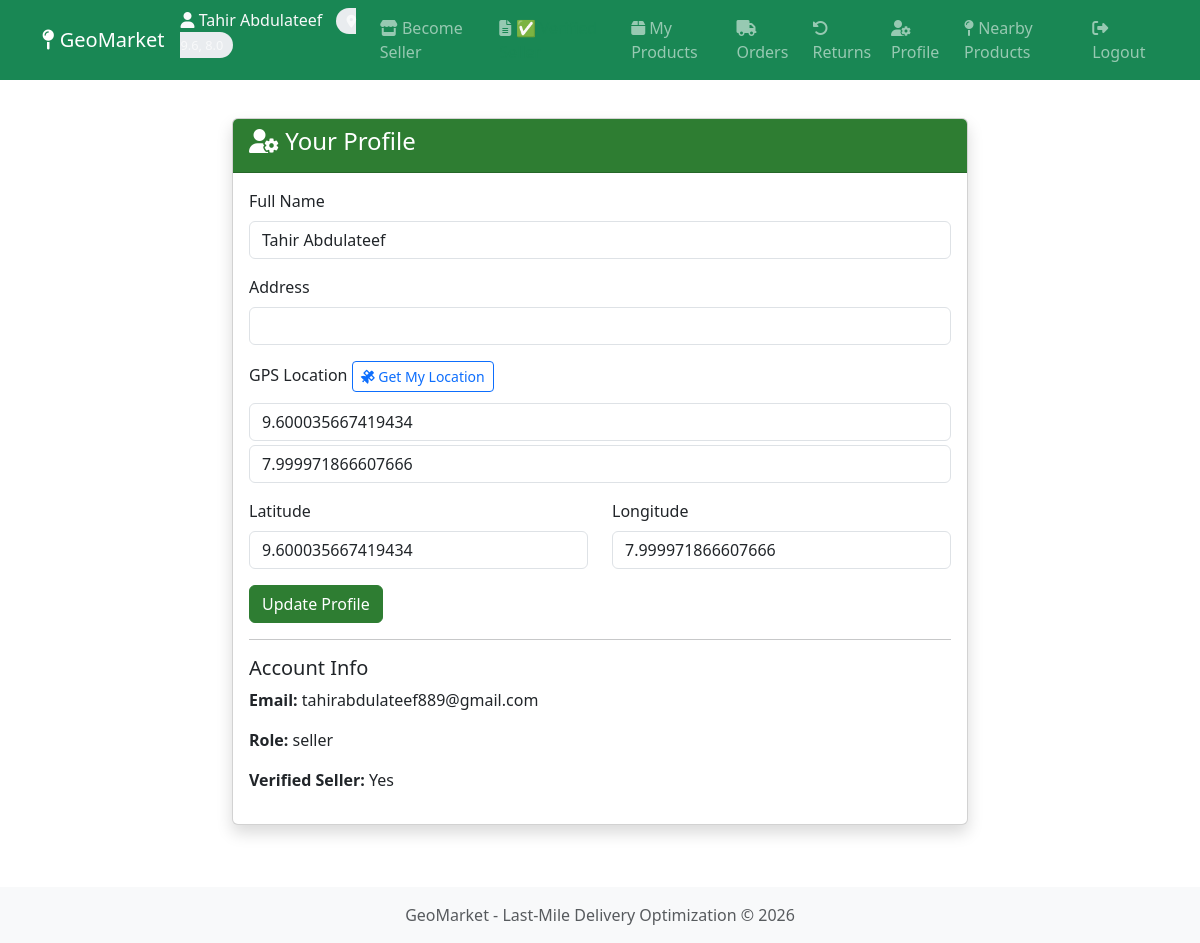
Page /auth/profile (signed in) on the committed database.
### app/models.py (models this page shows, shortened)
class User(db.Model, UserMixin):
    __tablename__ = 'users'
    id = db.Column(db.Integer, primary_key=True)
    email = db.Column(db.String(120), unique=True, nullable=False, index=True)
    password_hash = db.Column(db.String(128), nullable=False)
    full_name = db.Column(db.String(100), nullable=False)
    role = db.Column(db.String(20), nullable=False, default='buyer')
    is_verified_seller = db.Column(db.Boolean, default=False)
    is_active = db.Column(db.Boolean, default=True)
    created_at = db.Column(db.DateTime, default=datetime.utcnow)
    last_login = db.Column(db.DateTime, nullable=True)
    location = db.relationship('Location', backref='user', uselist=False, cascade='all, delete-orphan')
    products = db.relationship('Product', backref='seller', lazy='dynamic')
    orders_as_buyer = db.relationship('Order', foreign_keys='Order.buyer_id', backref='buyer', lazy='dynamic')
    orders_as_seller = db.relationship('Order', foreign_keys='Order.seller_id', backref='seller', lazy='dynamic')
    seller_application = db.relationship('SellerApplication', backref='applicant', uselist=False, cascade='all, delete-orphan', foreign_keys='SellerApplication.user_id')
    def is_seller(self):
        return self.role == 'seller' and self.is_verified_seller

class Location(db.Model):
    __tablename__ = 'locations'
    id = db.Column(db.Integer, primary_key=True)
    user_id = db.Column(db.Integer, db.ForeignKey('users.id'), unique=True, nullable=False)
    latitude = db.Column(db.Float, nullable=False)
    longitude = db.Column(db.Float, nullable=False)
    address = db.Column(db.String(255), nullable=True)
    location_source = db.Column(db.String(20), nullable=False, default='gps')
    updated_at = db.Column(db.DateTime, default=datetime.utcnow, onupdate=datetime.utcnow)

### app/routes/auth.py (the view, shortened to what this page needs)
@auth_bp.route('/profile', methods=['GET', 'POST'])
@login_required
def profile():
    form = ProfileUpdateForm()
    if request.method == 'GET':
        form.full_name.data = current_user.full_name
        if current_user.location:
            form.latitude.data = current_user.location.latitude
            form.longitude.data = current_user.location.longitude
            form.address.data = current_user.location.address or ''
    return render_template('auth/profile.html', form=form, user=current_user)

### app/forms.py
class ProfileUpdateForm(FlaskForm):
    full_name = StringField('Full Name', validators=[DataRequired(), Length(min=2, max=100)])
    address = StringField('Address', validators=[Optional(), Length(max=255)])
    latitude = FloatField('Latitude', validators=[
        DataRequired(),
        NumberRange(min=-90, max=90)
    ])
    longitude = FloatField('Longitude', validators=[
        DataRequired(),
        NumberRange(min=-180, max=180)
    ])

### app/templates/auth/profile.html (shortened to what this page needs)
{% extends "base.html" %}
{% block content %}
<div class="container py-5">
    <div class="row justify-content-center">
        <div class="col-md-8">
            <div class="card shadow">
                <div class="card-header bg-primary text-white">
                    <h4><i class="fas fa-user-cog"></i> Your Profile</h4>
                </div>
                <div class="card-body">
                    <form method="POST">
                        <div class="mb-3">
                            {{ form.full_name.label(class="form-label") }}
                            {{ form.full_name(class="form-control") }}
                        </div>
                        <div class="mb-3">
                            {{ form.address.label(class="form-label") }}
                            {{ form.address(class="form-control") }}
                        </div>
                    <div class="mb-3">
                        <label class="form-label">GPS Location</label>
                        <button type="button" class="btn btn-outline-primary btn-sm" id="getLocationBtn">
                        <i class="fas fa-satellite"></i> Get My Location
                        </button>
                        <div class="mt-2">
                        {{ form.latitude(class="form-control", placeholder="Latitude", id="latitude") }}
                        {{ form.longitude(class="form-control mt-1", placeholder="Longitude", id="longitude") }}
                        </div>
                    </div>
                        <div class="row">
                            <div class="col-md-6">
                                {{ form.latitude.label(class="form-label") }}
                                {{ form.latitude(class="form-control") }}
                            </div>
                            <div class="col-md-6">
                                {{ form.longitude.label(class="form-label") }}
                                {{ form.longitude(class="form-control") }}
                            </div>
                        </div>
                        <button type="submit" class="btn btn-primary mt-3">Update Profile</button>
                    </form>
                    <hr>
                    <h5>Account Info</h5>
                    <p><strong>Email:</strong> {{ user.email }}</p>
                    <p><strong>Role:</strong> {{ user.role }}</p>
                    <p><strong>Verified Seller:</strong> {{ 'Yes' if user.is_verified_seller else 'No' }}</p>
                </div>
            </div>
        </div>
    </div>
</div>
{% endblock %}

### app/templates/base.html (shortened to what this page needs)
<!DOCTYPE html>
<html lang="en">
<head>
    <link href="https://cdn.jsdelivr.net/npm/bootstrap@5.3.0/dist/css/bootstrap.min.css" rel="stylesheet">
    <link rel="stylesheet" href="https://cdnjs.cloudflare.com/ajax/libs/font-awesome/6.4.0/css/all.min.css">
</head>
<body>
    <nav class="navbar navbar-expand-lg navbar-dark bg-success fixed-top">
        <div class="container">
            <a class="navbar-brand" href="{{ url_for('main.index') }}">
                <i class="fas fa-map-pin"></i> GeoMarket
            </a>
            <div class="collapse navbar-collapse" id="navbarNav">
                <ul class="navbar-nav ms-auto">
                    {% if current_user.is_authenticated %}
                        <li class="nav-item">
                            <span class="navbar-text text-light">
                                <i class="fas fa-user"></i> {{ current_user.full_name }}
                                {% if current_user.location %}
                                    <span class="location-badge">
                                        <i class="fas fa-map-marker-alt"></i>
                                    </span>
                                {% endif %}
                            </span>
                        </li>
                        <li class="nav-item">
                            <a class="nav-link" href="{{ url_for('auth.apply_seller') }}">
                                <i class="fas fa-store"></i> Become Seller
                            </a>
                        </li>
                        {% if current_user.is_authenticated %}
                            {% set app = SellerApplication.query.filter_by(user_id=current_user.id).first() %}
                            {% if app %}
                                <li class="nav-item">
                                    <a class="nav-link" href="{{ url_for('auth.application_status') }}">
                                        <i class="fas fa-file-alt"></i>
                                        {% if app.status == 'pending' %}
                                            <span class="text-warning">Application Pending</span>
                                        {% elif app.status == 'approved' %}
                                            <span class="text-success">✅ Verified Seller</span>
                                        {% elif app.status == 'rejected' %}
                                            <span class="text-danger">❌ Application Rejected</span>
                                        {% endif %}
                                    </a>
                                </li>
                            {% endif %}
                        {% endif %}
                        {% if current_user.is_seller() %}
                            <li class="nav-item">
                                <a class="nav-link" href="{{ url_for('products.dashboard') }}">
                                    <i class="fas fa-box"></i> My Products
                                </a>
                            </li>
                            <li class="nav-item">
                                <a class="nav-link" href="{{ url_for('orders.seller_dashboard') }}">
                                    <i class="fas fa-truck"></i> Orders
                                </a>
                            </li>
                            <li class="nav-item">
                                <a class="nav-link" href="{{ url_for('returns.seller_returns') }}">
                                    <i class="fas fa-undo-alt"></i> Returns
                                </a>
                            </li>
                        {% endif %}
                        <li class="nav-item">
                            <a class="nav-link" href="{{ url_for('auth.profile') }}">
                                <i class="fas fa-user-cog"></i> Profile
                            </a>
                        </li>
                        <li class="nav-item">
                            <a class="nav-link" href="{{ url_for('main.index') }}">
                                <i class="fas fa-map-pin"></i> Nearby Products
                            </a>
                        </li>
                        <li class="nav-item">
                            <a class="nav-link" href="{{ url_for('auth.logout') }}">
                                <i class="fas fa-sign-out-alt"></i> Logout
                            </a>
                        </li>
                    {% endif %}
                </ul>
            </div>
        </div>
    </nav>
    <main>
        {% block content %}{% endblock %}
    </main>
    <footer class="footer mt-auto py-3 bg-light" style="position: fixed; bottom: 0; width: 100%; z-index: 1000;">
    <div class="container text-center">
        <span class="text-muted">GeoMarket - Last-Mile Delivery Optimization &copy; 2026</span>
    </div>
    </footer>
</body>
</html>

### app/templates/base.html (style rules this page uses)
body { padding-top: 70px; padding-bottom: 70px; }
.location-badge { font-size: 0.8rem; background: #e9ecef; padding: 4px 10px; border-radius: 20px; margin-left: 10px; }
:root { --primary-color: #2e7d32; --secondary-color: #4caf50; }
.btn-primary { background-color: var(--primary-color); border-color: var(--primary-color); }
.bg-primary { background-color: var(--primary-color) !important; }

### rows in the picture
User: full_name "Tahir Abdulateef", email "tahirabdulateef889@gmail.com", role "seller", is_verified_seller "Yes"
Location: latitude "9.600035667419434", longitude "7.999971866607666"
